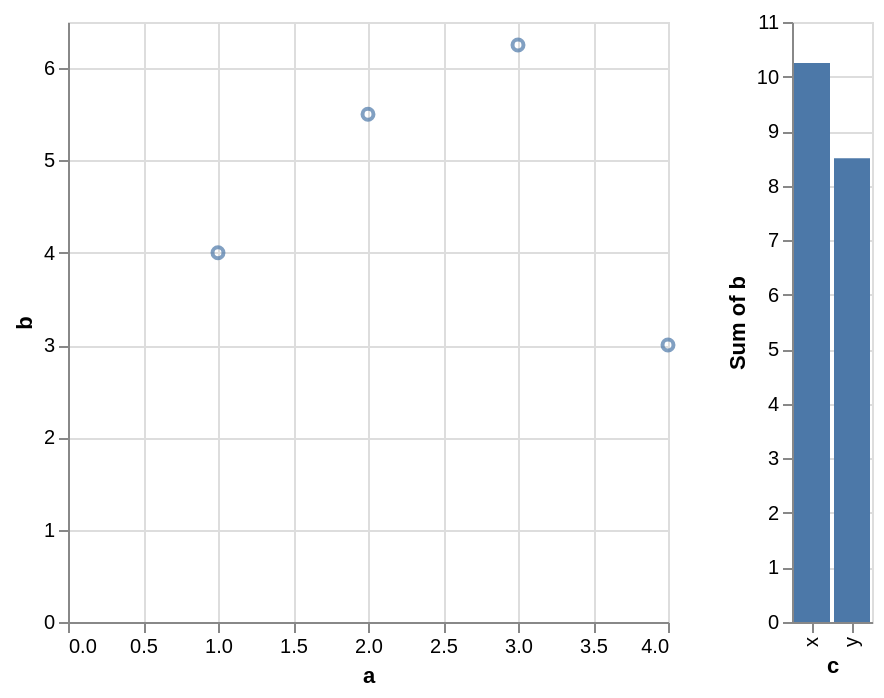

Express this chart as Vega-Lite.
### Vega-Lite specification from a JSON file in a GitHub repository (floating-point values rounded to 4 significant figures)
{"$schema": "https://vega.github.io/schema/vega-lite/v6.4.1.json", "config": {"view": {"continuousHeight": 300, "continuousWidth": 300}}, "data": {"name": "data-aec22b5641fce54c6a1b0f41e0a05405"}, "datasets": {"data-aec22b5641fce54c6a1b0f41e0a05405": [{"a": 1, "b": 4.0, "c": "x", "t": "2026-01-01T00:00:00"}, {"a": 2, "b": 5.5, "c": "y", "t": "2026-01-02T00:00:00"}, {"a": 3, "b": 6.25, "c": "x", "t": "2026-01-03T00:00:00"}, {"a": 4, "b": 3.0, "c": "y", "t": "2026-01-04T00:00:00"}]}, "hconcat": [{"encoding": {"x": {"field": "a", "type": "quantitative"}, "y": {"field": "b", "type": "quantitative"}}, "mark": {"type": "point"}, "name": "view_70684073af59bcdd_0"}, {"encoding": {"x": {"field": "c", "type": "nominal"}, "y": {"aggregate": "sum", "field": "b", "type": "quantitative"}}, "mark": {"type": "bar"}, "transform": [{"filter": {"param": "param_c97a99acfc68b794"}}]}], "params": [{"name": "param_c97a99acfc68b794", "select": {"encodings": ["x"], "type": "interval"}, "views": ["view_70684073af59bcdd_0"]}]}
